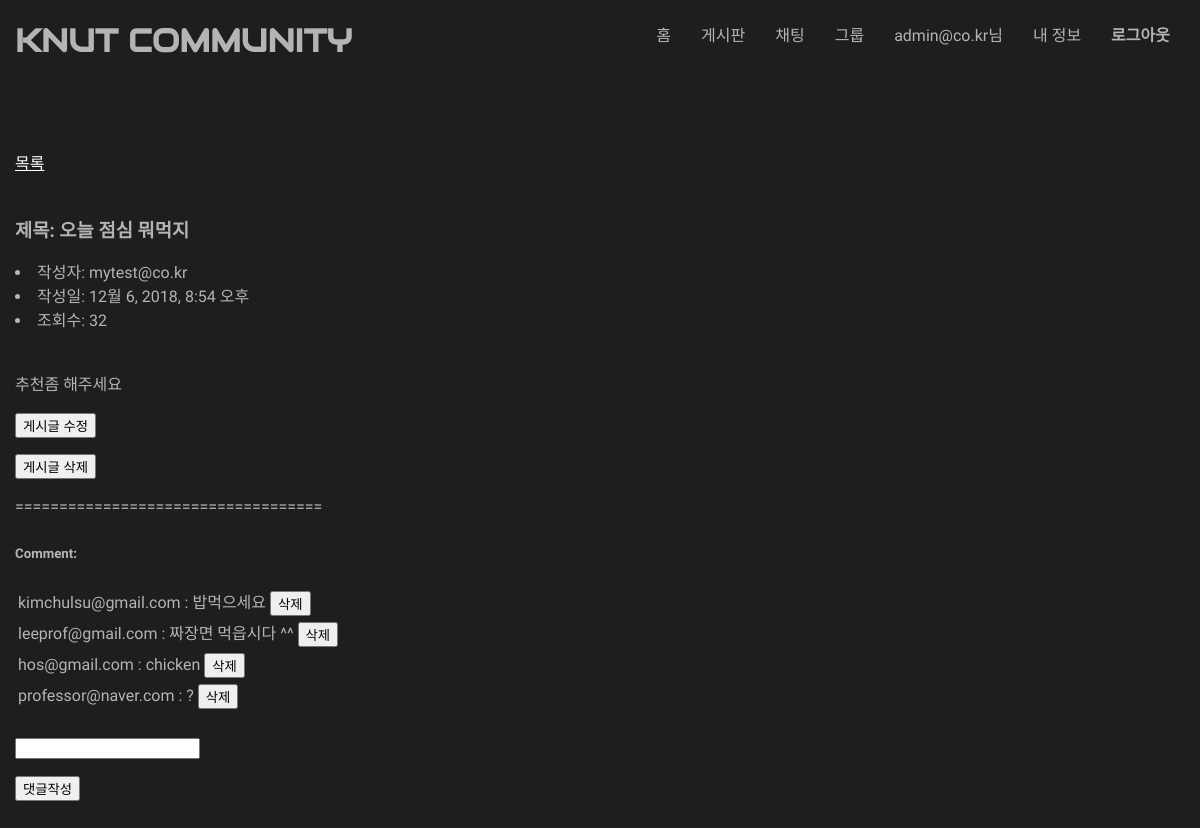
Screenshot of /classapp/board/1/2/ (signed in) with the database file from the repository.
### classapp/models.py (models this page shows, shortened)
class Post(models.Model):
    board = models.ForeignKey(Board, on_delete = models.CASCADE)
    title = models.CharField(max_length = 20)
    contents = models.CharField(max_length = 500)
    writer_s = models.ForeignKey(Student, on_delete = models.CASCADE,null=True,blank=True)
    writer_p = models.ForeignKey(Professor, on_delete = models.CASCADE,null=True,blank=True)
    pub_date = models.DateTimeField(default = datetime.now)
    view_count = models.IntegerField(default=0)

class Student(models.Model):
    email = models.EmailField(unique = True)
    password = models.CharField(max_length = 20)
    number = models.IntegerField()
    def __str__(self):
        return self.email

class Comment(models.Model):
    board = models.ForeignKey(Board, on_delete = models.CASCADE)
    post = models.ForeignKey(Post, on_delete = models.CASCADE)
    writer_s = models.ForeignKey(Student, on_delete = models.CASCADE,null=True,blank=True)
    writer_p = models.ForeignKey(Professor, on_delete = models.CASCADE,null=True,blank=True)
    comment = models.CharField(max_length = 200)
    pub_date = models.DateTimeField(default = datetime.now)

class Professor(models.Model):
    email = models.EmailField(unique = True)
    password = models.CharField(max_length = 20)
    number = models.IntegerField()
    def __str__(self):
        return self.email

### classapp/views.py (the view, shortened to what this page needs)
# urls.py: path('board/<int:board_num>/<int:post_num>/',views.PostDetailView.as_view(),name='post_view'),  # 게시글 조회
class PostDetailView(DetailView):
	model = models.Post
	def get(self, request, *args, **kwargs):
		if not request.session.get('login',False):
			return render(request, 'classapp/msg.html',{'msg':"권한이 없습니다"})
		board_num = kwargs['board_num']
		post_num = kwargs['post_num']
		postInfo = models.Post.objects.filter(board=board_num,id=post_num).get()
		postInfo.view_count += 1
		postInfo.save()
		commentList = models.Comment.objects.filter(board=board_num,post=post_num)
		commentForm = forms.CommentForm()
		return render(request, 'classapp/post_detail.html', {'postInfo':postInfo,'board_num':board_num,
			'commentList':commentList,'commentForm':commentForm})

### classapp/forms.py
class CommentForm(forms.Form):
    comment_input = forms.CharField(max_length = 100)

### classapp/templates/classapp/post_detail.html (shortened to what this page needs)
{% extends "classapp/base_post.html" %}
{% block content %}
<p><h3>제목: {{ postInfo.title }}</h1></p>
<li>작성자:
{% if postInfo.writer_s != None %}
{{ postInfo.writer_s }}
{% else %}
{{ postInfo.writer_p }}
{% endif %}
</li>
<li>작성일: {{ postInfo.pub_date }}</li>
<li>조회수: {{ postInfo.view_count }}</li>
<br>
<p>{{ postInfo.contents }}</p>
<form action="{% url 'classapp:post_edit' board_num postInfo.id  %}" method = 'get'>
        <p><input type="submit" name = "post_delete" value="게시글 수정"></p>
</form>
<form action="{% url 'classapp:post_delete' board_num postInfo.id  %}" method = 'post'>
        <p><input type="submit" name = "post_delete" value="게시글 삭제"></p>
</form>
<p>===================================</p>
<h5>Comment:</h3>
{% for comment in commentList %}
    <table>
        <tr>
            <td>
                {% if comment.writer_s != None %}
                    {{ comment.writer_s }}
                {% else %}
                    {{ comment.writer_p }}
                {% endif %}
                :
                {{ comment.comment }}
            </td>
            <td>
                <form action="{% url 'classapp:comment_delete' board_num postInfo.id comment.id %}" method='post'>
                    <input type="submit" name ="comment_delete" value="삭제" >
                </form>
            </td>
        </tr>
    </table>
{% endfor %}
<br>
<form action="{% url 'classapp:post_view' board_num postInfo.id %}" method='post'>
    {{commentForm.comment_input}}
    <p><input type="submit" value="댓글작성"></p>
</form>
{% endblock content %}

### classapp/templates/classapp/base.html (style rules this page uses)
body { width:1170px; margin:0 auto; background-color:#1E1E1E; color: rgb(180, 180, 180); font-family: 'Nanum Gothic', serif; line-height:1.5em }

### rows the page displays
Post: title "오늘 점심 뭐먹지", writer_s "mytest@co.kr", pub_date "12월 6, 2018, 8:54 오후", view_count "32", contents "추천좀 해주세요"
Comment: writer_s "kimchulsu@gmail.com", comment "밥먹으세요"
Comment: writer_p "leeprof@gmail.com", comment "짜장면 먹읍시다 ^^"
Comment: writer_s "hos@gmail.com", comment "chicken"
Comment: writer_p "professor@naver.com", comment "?"

### other values shown
{{ request.session.email }} "admin@co.kr"
